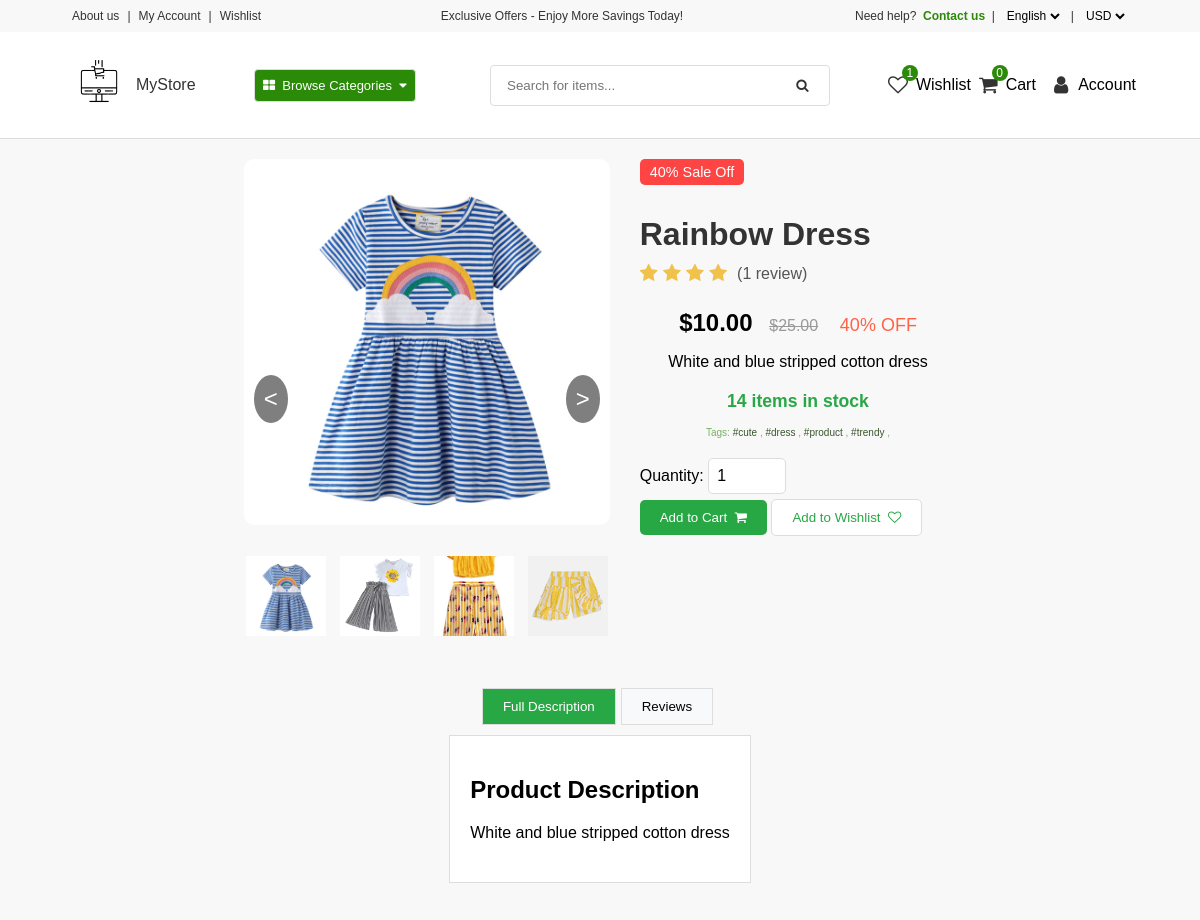
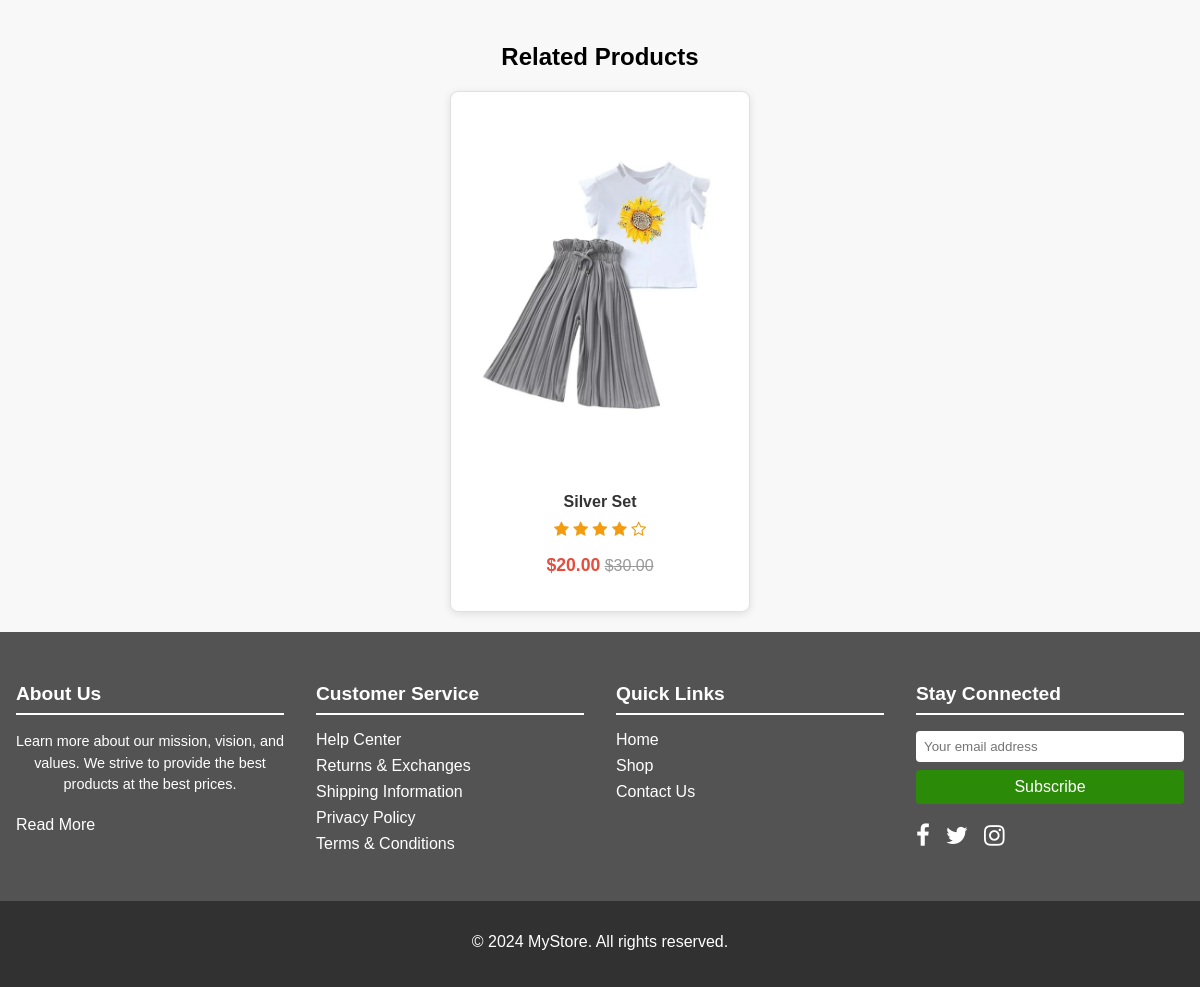
The page /product-details/prod2cg1fhccba/ (signed in) on the database its author committed (2 pictures, top to bottom).
### core/models.py (models this page shows, shortened)
class Product(models.Model):
    pid = ShortUUIDField(unique=True, length=10, max_length=30, prefix="prod", alphabet="abcdefgh12345")
    category = models.ForeignKey(Category, on_delete=models.CASCADE, related_name="category")
    title = models.CharField(max_length=100, default="Product Title")
    image = models.ImageField(upload_to="product", default="product.jpg")
    description = RichTextUploadingField(null=True, blank=True, default="This is the product")
    price = models.DecimalField(max_digits=12, decimal_places=2, default="0.00")
    old_price = models.DecimalField(max_digits=12, decimal_places=2, default="0.00")
    tags = TaggableManager(blank=True)
    in_stock = models.BooleanField(default=True)
    stock_count = models.IntegerField(default=10, null=True, blank=True)
    featured = models.BooleanField(default=False)
    class Meta:
        verbose_name_plural = "Products"
    def get_percentage(self):
        percentage = (self.price / self.old_price) * 100
        return int(percentage)

class ProductImages(models.Model):
    images = models.ImageField(upload_to="product", default="product.jpg")
    product = models.ForeignKey(Product, on_delete=models.CASCADE, related_name="product_images")
    class Meta:
        verbose_name_plural = "Product Images"

### core/views.py (the view)
# urls.py: path('product-details/<str:pid>/', product_details, name='product_details'),  # URL for the product details page
def product_details(request, pid):
    product = Product.objects.get(pid=pid)
    product_images = product.product_images.all()
    products = Product.objects.filter(category=product.category).exclude(pid=pid)
    reviews = ProductReview.objects.filter(product=product).order_by("-date")
    average_rating = ProductReview.objects.filter(product=product).aggregate(rating=Avg('rating'))
    review_form = ProductReviewForm()
    make_review = True
    if request.user.is_authenticated:
        profile = Profile.objects.get(user=request.user)
        user_review_count = ProductReview.objects.filter(user=request.user, product=product).count()
        if user_review_count > 0:
            make_review = False
    context = {
        'product' : product,
        'product_images' : product_images,
        'products' : products,
        'reviews' : reviews,
        'average_rating' : average_rating,
        'review_form' : review_form,
        'make_review' : make_review,
        'profile' : profile
    }
    return render(request, 'core/product-details.html', context)

### core/forms.py
class ProductReviewForm(forms.ModelForm):
    review = forms.CharField(
        widget=forms.Textarea(attrs={'placeholder': "Write your review here"})
    )
    class Meta:
        model = ProductReview
        fields = ['review', 'rating']

### core/context_processor.py (called while the page is built)
def default(request):
    categories = Category.objects.all()
    try:
        address = Address.objects.get(user=request.user)
    except:
        address = None
    try:
        wishlist = Wishlist.objects.filter(user=request.user)
    except:
        wishlist = None
    return {
        'categories' : categories,
        'address' : address,
        'wishlist' : wishlist
    }

### templates/core/product-details.html (shortened to what this page needs)
{% extends 'partials/base1.html' %}
{% load static %}
{% block content %}
    <main class="main-background">
        <div class="product-details-container">
            <div class="product-image-gallery">
                <div class="image-content">
                    <img id="current-image" src="{{ product.image.url }}" alt="{{ product.title }}">
                </div>
                <div class="image-thumbnails">
                    <img class="thumbnail" src="{{ product.image.url }}" alt="{{ product.title }}" onclick="displayImage('{{ product.image.url }}')">
                    {% for p in product_images %}
                        <img class="thumbnail" src="{{ p.images.url }}" alt="{{ product.title }}" onclick="displayImage('{{ p.images.url }}')">
                    {% endfor %}
                </div>
                <button id="prevBtn" class="swipe-button">&#60;</button>
                <button id="nextBtn" class="swipe-button">&#62;</button>
            </div>
            <div class="product-info">
                <span class="product-label">{{ product.get_percentage }}% Sale Off</span>
                <h1>{{ product.title }}</h1>
                <div class="product-rating">
                    <span class="rating-stars">
                        {% if average_rating.rating %}
                            {% for star in "1"|ljust:average_rating.rating %}
                                <i class="fa fa-star"></i>
                            {% endfor %}
                        {% else %}
                            <i class="fa fa-star-o"></i>
                            <i class="fa fa-star-o"></i>
                            <i class="fa fa-star-o"></i>
                            <i class="fa fa-star-o"></i>
                            <i class="fa fa-star-o"></i>
                        {% endif %}
                    </span>
                    <span class="rating-count">({{ reviews.count }} review{{ reviews.count|pluralize:"s" }})</span>
                </div>
                <p class="product-price">
                    <strong>${{ product.price }}</strong>
                    <span class="product-old-price">${{ product.old_price }}</span>
                    <span class="product-discount">{{ product.get_percentage }}% OFF</span>
                </p>
                <p>{{ product.description|truncatechars:150 }}</p>
                <p class="product-stock">
                    <strong>{{ product.stock_count }}</strong> item{{ product.stock_count|pluralize:"s" }} in stock
                </p>
                <p class="tags">
                    Tags:
                    {% for tag in product.tags.all %}
                        <a href="{% url 'core:tags' tag.slug%}" class="tags-link">
                            #{{ tag.name }}
                        </a>,
                    {% endfor %}
                </p>
                <div class="quantity-section">
                    <label> Quantity: </label>
                    <input type="number" value="1" min="1" class="product-quantity product-quantity-{{ product.id }}" id="p-quantity">
                </div>
                <div>
                    <button class="add-to-cart-btn" id="add-to-cart-btn" data-index="{{product.id}}">Add to Cart &nbsp;<i class="fa fa-shopping-cart"></i></button>
                    <button class="add-to-wishlist-btn" id="add-to-wishlist" data-product-item="{{ product.id }}">
                        Add to Wishlist &nbsp;<i class="fa fa-heart-o"></i>
                    </button>
                </div>
            </div>
        </div>
        <div class="product-details-tabs">
            <button class="product-tab active" onclick="openTab('description')">Full Description</button>
            <button class="product-tab" onclick="openTab('reviews')">Reviews</button>
        </div>
        <div class="product-tab-content" id="description" style="display: block;">
            <h2>Product Description</h2>
            <p>{{ product.description|safe }}</p>
        </div>
        <div class="related-products-section">
            {% if products %}
            <h2>Related Products</h2>
            {% endif %}
            <div class="related-products-container">
                {% for prod in products %}
                    <a href="{% url 'core:product_details' prod.pid %}">
                        <div class="related-product-card">
                            <img src="{{ prod.image.url }}" alt="{{ prod.title }}">
                            <h3>{{ prod.title }}</h3>
                            <div class="related-product-rating">
                                    <i class="fa fa-star"></i>
                                    <i class="fa fa-star"></i>
                                    <i class="fa fa-star"></i>
                                    <i class="fa fa-star"></i>
                                    <i class="fa fa-star-o"></i>
                            </div>
                            <p class="related-product-price">
                                <span class="related-current-price">${{ prod.price }}</span>
                                <span class="related-old-price">${{ prod.old_price }}</span>
                            </p>
                        </div>
                    </a>
                {% endfor %}
            </div>
        </div>
    </main>
{% endblock content %}

### static/assets/CSS/ecommerceStyles.css (style rules this page uses)
body { font-family: Arial, sans-serif; margin: 0; padding: 0; overflow-x: hidden; box-sizing: border-box; }
.main-background { background-color: #f8f8f8; display: flex; justify-content: center; align-items: center; flex-direction: column; }
.product-details-container { display: flex; align-items: flex-start; justify-content: space-between; max-width: 1200px; margin: 0 auto; padding: 20px; }
.product-image-gallery { flex: 1; max-width: 400px; position: sticky; top: 20px; display: flex; flex-direction: column; align-items: center; }
.image-content { width: 100%; height: auto; margin-bottom: 15px; }
.image-content img { width: 100%; object-fit: contain; border-radius: 10px; }
.image-thumbnails { display: flex; gap: 10px; justify-content: center; margin-top: 10px; }
.thumbnail { width: 80px; height: 80px; object-fit: cover; cursor: pointer; border: 2px solid transparent; transition: border-color 0.3s ease; }
.swipe-button { position: absolute; top: 50%; transform: translateY(-50%); background-color: rgba(0, 0, 0, 0.5); color: white; border: none; font-size: 24px; cursor: pointer; padding: 10px; border-radius: 50%; z-index: 10; transition: background-color 0.3s ease; }
#prevBtn { left: 10px; }
#nextBtn { right: 10px; }
.product-info { flex: 2; max-width: 700px; padding-left: 30px; }
.product-label { display: inline-block; background-color: #ff4444; color: #fff; padding: 5px 10px; border-radius: 5px; margin-bottom: 10px; font-size: 0.9rem; }
.product-info h1 { font-size: 2rem; color: #333; margin-bottom: 10px; }
.product-price { font-size: 24px; color: #000; margin-bottom: 10px; }
.product-old-price { text-decoration: line-through; color: #999; font-size: 16px; margin-left: 10px; }
.product-discount { color: #ff6347; font-size: 18px; margin-left: 15px; }
.quantity-section { margin-top: 20px; }
.product-quantity { width: 60px; padding: 8px; font-size: 1rem; margin-right: 20px; border: 1px solid #ddd; border-radius: 5px; margin-bottom: 5px; }
.product-stock { font-size: 1.1rem; color: #28a745; margin-bottom: 15px; font-weight: 600; }
.tags { font-size: x-small; color:#75b35f; }
.tags-link { text-decoration: none; color: #38562d; }
.add-to-cart-btn { background-color: #28a745; color: white; padding: 10px 20px; border: none; border-radius: 5px; cursor: pointer; }
.add-to-wishlist-btn { background-color: white; color: #28a745; border: 1px solid #ddd; padding: 10px 20px; border-radius: 5px; cursor: pointer; }
.product-rating { display: flex; align-items: center; margin-bottom: 10px; }
.rating-stars { color: #f0c14b; font-size: 1.2rem; margin-right: 10px; }
.rating-count { font-size: 1rem; color: #555; }
.product-details-tabs { display: flex; margin-top: 30px; }
.product-tab { padding: 10px 20px; background-color: #f8f9fa; border: 1px solid #ddd; cursor: pointer; transition: background-color 0.3s ease; margin-right: 5px; }
.product-tab.active { background-color: #28a745; color: white; }
.product-tab-content { padding: 20px; border: 1px solid #ddd; background-color: #fff; margin-top: 10px; }
.related-products-section { margin-top: 40px; padding: 20px; background-color: #f8f8f8; }
.related-products-section h2 { font-size: 1.5rem; margin-bottom: 20px; text-align: center; }
.related-products-container { display: flex; flex-wrap: wrap; gap: 15px; justify-content: center; }
.related-products-container a { text-decoration: none; flex: 1 1 calc(20% - 20px); max-width: 300px; }
.related-product-card { background-color: white; border: 1px solid #e0e0e0; border-radius: 8px; padding: 15px; text-align: center; transition: transform 0.3s ease, box-shadow 0.3s ease; box-shadow: 0 2px 8px rgba(0, 0, 0, 0.1); }
.related-product-card img { max-width: 100%; height: auto; margin-bottom: 10px; border-radius: 4px; }
.related-product-card h3 { font-size: 1rem; margin: 10px 0; color: #333; }
.related-current-price { color: #e74c3c; font-size: 1.1rem; font-weight: bold; }
.related-old-price { text-decoration: line-through; color: #999; }
.related-product-rating i { text-align: center; color: #f39c12; }
.our-story h2, p { margin-bottom: 20px; text-align: center; }

### rows shown on the page
Product: image (picture), get_percentage "40", title "Rainbow Dress", price "10.00", old_price "25.00", description "White and blue stripped cotton dress", stock_count "14"
ProductImages: images (picture)
ProductImages: images (picture)
ProductImages: images (picture)
Tag: name "cute"
Tag: name "dress"
Tag: name "product"
Tag: name "trendy"
Product: image (picture), title "Silver Set", price "20.00", old_price "30.00"

### other values the page prints
{{ wishlist.count }} "1"
{{ request.session.cart_data_obj|length }} "0"
{{ reviews.count }} "1"
